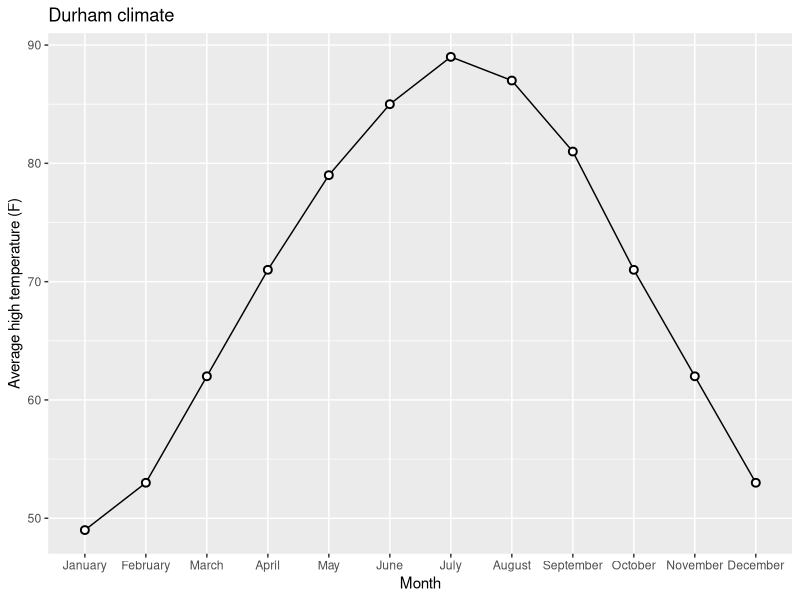
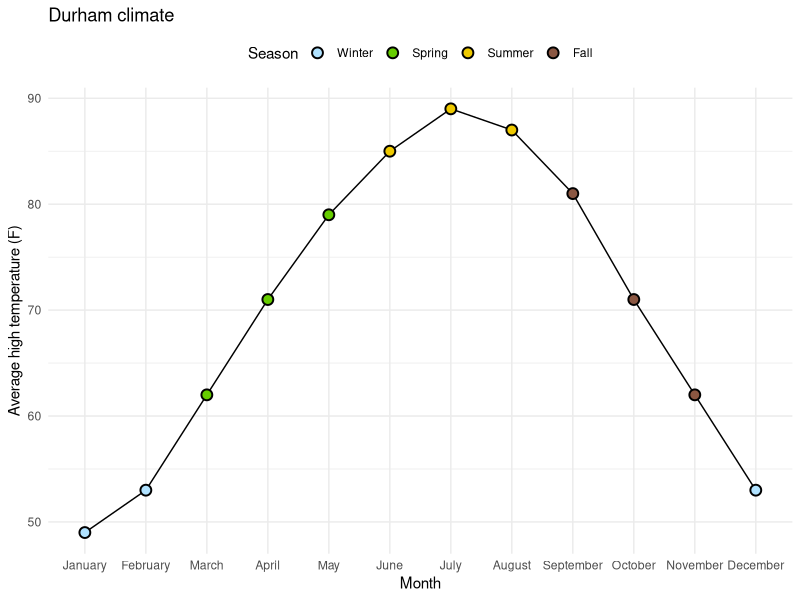

Write the R code that produced these figures, in order.
## ---- chunk 1
library(tidyverse)
## ---- chunk 2
durham_climate <- read_csv("data/durham-climate.csv")
## ---- chunk 3
durham_climate <- durham_climate |>
  mutate(month = fct_relevel(month, c("January", "February", "March",
                                      "April", "May", "June", "July", "August", 
                                      "September", "October", "November", "December")))
## ---- chunk 4
ggplot(
  durham_climate, 
  aes(x = month, y = avg_high_f, group = 1)
  ) +
  geom_line() +
  geom_point(
    shape = "circle filled", size = 2,
    color = "black", fill = "white", stroke = 1
  ) +
  labs(
    x = "Month",
    y = "Average high temperature (F)",
    title = "Durham climate"
  )
## ---- chunk 5
durham_climate <- durham_climate |>
  mutate(month = fct_relevel(month, c("January", "February", "March",
                                      "April", "May", "June", "July",
                                      "August", "September", "October",
                                      "November", "December")))
durham_climate <- durham_climate |>
  mutate( season = case_when(
      month %in% c("December", "January", "February") ~ "Winter",
      month %in% c("March", "April", "May") ~ "Spring",
      month %in% c("June", "July", "August") ~ "Summer",
      month %in% c("September", "October", "November") ~ "Fall",)
    ) |>
  mutate(season = fct_relevel(season, "Winter", "Spring", "Summer", "Fall"))
durham_climate |> ggplot(aes(x = month, y = avg_high_f,
                             group = 1, fill = season)) +
  geom_line() +
  geom_point(shape = "circle filled", size = 3, stroke = 1) +
  scale_fill_manual(
    values = c(
        "Winter" = "lightskyblue1",
        "Spring" = "chartreuse3",
        "Summer" = "gold2",
        "Fall" = "lightsalmon4")) +
  labs(
      x = "Month",
      y = "Average high temperature (F)",
      title = "Durham climate",
      fill = "Season") +
  theme_minimal() +
  theme(legend.position = "top")
## ---- chunk 6

